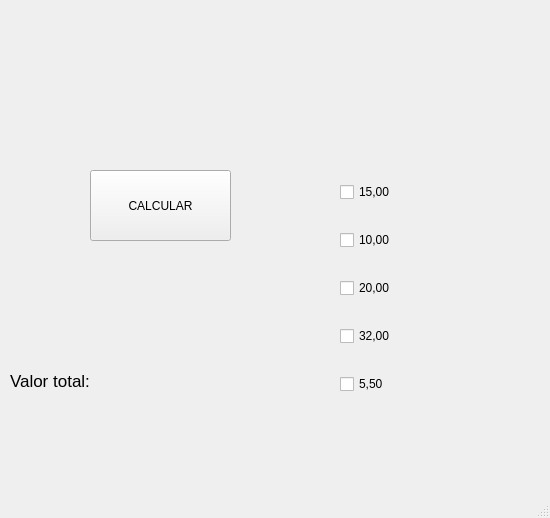
<?xml version="1.0" encoding="UTF-8"?>
<ui version="4.0">
 <class>MainWindow</class>
 <widget class="QMainWindow" name="MainWindow">
  <property name="geometry">
   <rect>
    <x>0</x>
    <y>0</y>
    <width>550</width>
    <height>518</height>
   </rect>
  </property>
  <property name="windowTitle">
   <string>MainWindow</string>
  </property>
  <widget class="QWidget" name="centralwidget">
   <widget class="QWidget" name="verticalLayoutWidget">
    <property name="geometry">
     <rect>
      <x>340</x>
      <y>160</y>
      <width>160</width>
      <height>261</height>
     </rect>
    </property>
    <layout class="QVBoxLayout" name="verticalLayout">
     <item>
      <widget class="QCheckBox" name="checkBox_2">
       <property name="text">
        <string>15,00</string>
       </property>
      </widget>
     </item>
     <item>
      <widget class="QCheckBox" name="checkBox_3">
       <property name="text">
        <string>10,00</string>
       </property>
      </widget>
     </item>
     <item>
      <widget class="QCheckBox" name="checkBox">
       <property name="text">
        <string>20,00</string>
       </property>
      </widget>
     </item>
     <item>
      <widget class="QCheckBox" name="checkBox_5">
       <property name="text">
        <string>32,00</string>
       </property>
      </widget>
     </item>
     <item>
      <widget class="QCheckBox" name="checkBox_4">
       <property name="text">
        <string>5,50</string>
       </property>
      </widget>
     </item>
    </layout>
   </widget>
   <widget class="QPushButton" name="pushButton">
    <property name="geometry">
     <rect>
      <x>90</x>
      <y>170</y>
      <width>141</width>
      <height>71</height>
     </rect>
    </property>
    <property name="text">
     <string>CALCULAR</string>
    </property>
   </widget>
   <widget class="QLabel" name="label">
    <property name="geometry">
     <rect>
      <x>10</x>
      <y>350</y>
      <width>151</width>
      <height>61</height>
     </rect>
    </property>
    <property name="font">
     <font>
      <pointsize>13</pointsize>
     </font>
    </property>
    <property name="text">
     <string>Valor total:</string>
    </property>
   </widget>
  </widget>
  <widget class="QMenuBar" name="menubar">
   <property name="geometry">
    <rect>
     <x>0</x>
     <y>0</y>
     <width>550</width>
     <height>22</height>
    </rect>
   </property>
  </widget>
  <widget class="QStatusBar" name="statusbar"/>
 </widget>
 <resources/>
 <connections/>
</ui>
